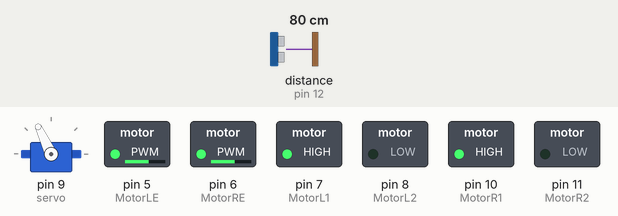
A sketch run on a simulated Arduino Uno, built with avr-gcc and run on an emulated ATmega328P. Parts: servo, switched loads named in the sketch (green lamp = pin HIGH). Wiring (inferred from the names in the program): ultrasonic range finder: trigger pin 13; echo pin 12. Dashed ring = blinking. Inputs (shaded band) come from the test bench; at power-on: distance to the obstacle (sensor on pin 12) 80 cm. The echo pulse lasts 58.3 µs per cm; pins used as bus, display or sensor lines are not drawn.

Above: at 3.6 s.
3.7 s: distance to the obstacle (sensor on pin 12) set to 18 cm
5.2 s: distance to the obstacle (sensor on pin 12) set to 15 cm
At 6.3 s:
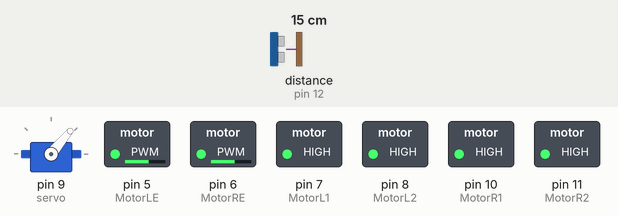
At 6.9 s:
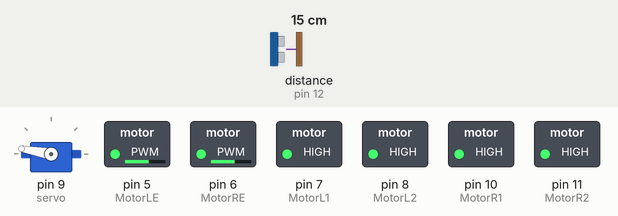
Timing chart, 0 to 14.2 s (numbered marks = the images above; inputs shaded):
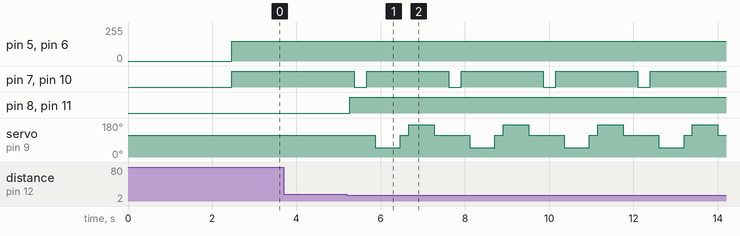

The sketch:

Engelden-Kacan-Servo.ino
```cpp
#include <Servo.h>

Servo myservo;
#define servo 9

#define echoPin 12 //Ultrasonik sensörün echo pini Arduino'nun 12.pinine

#define trigPin 13 //Ultrasonik sensörün trig pini Arduino'nun 13.pinine tanımlandı.

#define MotorR2 11
#define MotorR1 10
#define MotorRE 6  // Motor pinlerini tanımlıyoruz.
#define MotorL1 7
#define MotorL2 8
#define MotorLE 5
long sure, uzaklik; //süre ve uzaklık diye iki değişken tanımlıyoruz.


boolean goesForward=false;
int distance = 100;
int speedSet = 0;


void setup() {

  myservo.attach(servo);

  // ultrasonik sensör Trig pininden ses dalgaları gönderdiği için OUTPUT (Çıkış),
  // bu dalgaları Echo pini ile geri aldığı için INPUT (Giriş) olarak tanımlanır.
  pinMode(echoPin, INPUT);
  pinMode(trigPin, OUTPUT);
  pinMode(MotorL1, OUTPUT);
  pinMode(MotorL2, OUTPUT);
  pinMode(MotorLE, OUTPUT); //Motorlarımızı çıkış olarak tanımlıyoruz.
  pinMode(MotorR1, OUTPUT);
  pinMode(MotorR2, OUTPUT);
  pinMode(MotorRE, OUTPUT);
  Serial.begin(9600);

  myservo.write(115);
  delay(2000);
  distance = readPing();
  delay(100);
  distance = readPing();
  delay(100);
  distance = readPing();
  delay(100);
  distance = readPing();
  delay(100);

}
void loop() {

  int distanceR = 0;
  int distanceL =  0;
  delay(40);

  if (distance <= 15)
  {
    durdur();
    delay(100);
    geri();
    delay(300);
    durdur();
    delay(200);
    distanceR = lookRight();
    delay(200);
    distanceL = lookLeft();
    delay(200);

    if (distanceR >= distanceL)
    {
      sag();
      durdur();
    } else
    {
      sol();
      durdur();
    }
  } else
  {
    ileri();
  }
  distance = readPing();
}
void ileri() { // Robotun ileri yönde hareketi için fonksiyon tanımlıyoruz.
  digitalWrite(MotorR1, HIGH); // Sağ motorun ileri hareketi aktif
  digitalWrite(MotorR2, LOW); // Sağ motorun geri hareketi pasif
  analogWrite(MotorRE, 150); // Sağ motorun hızı 150
  digitalWrite(MotorL1, HIGH); // Sol motorun ileri hareketi aktif
  digitalWrite(MotorL2, LOW); // Sol motorun geri hareketi pasif
  analogWrite(MotorLE, 150); // Sol motorun hızı 150

}
void sag() { // Robotun sağa dönme hareketi için fonksiyon tanımlıyoruz.
  digitalWrite(MotorR1, HIGH); // Sağ motorun ileri hareketi aktif
  digitalWrite(MotorR2, LOW); // Sağ motorun geri hareketi pasif
  analogWrite(MotorRE, 0); // Sağ motorun hızı 0 (Motor duruyor)
  digitalWrite(MotorL1, HIGH); // Sol motorun ileri hareketi aktif
  digitalWrite(MotorL2, LOW); // Sol motorun geri hareketi pasif
  analogWrite(MotorLE, 150); // Sol motorun hızı 150

}
void sol() { // Robotun sola dönme hareketi için fonksiyon tanımlıyoruz.
  digitalWrite(MotorR1, HIGH); // Sağ motorun ileri hareketi aktif
  digitalWrite(MotorR2, LOW); // Sağ motorun geri hareketi pasif
  analogWrite(MotorRE, 150); // Sağ motorun hızı 0 (Motor duruyor)
  digitalWrite(MotorL1, HIGH); // Sol motorun ileri hareketi aktif
  digitalWrite(MotorL2, LOW); // Sol motorun geri hareketi pasif
  analogWrite(MotorLE, 0); // Sol motorun hızı 150

}
void geri() { // Robotun geri yönde hareketi için fonksiyon tanımlıyoruz.
  digitalWrite(MotorR1, LOW); // Sağ motorun ileri hareketi pasif
  digitalWrite(MotorR2, HIGH); // Sağ motorun geri hareketi aktif
  analogWrite(MotorRE, 150); // Sağ motorun hızı 150
  digitalWrite(MotorL1, LOW); // Sol motorun ileri hareketi pasif
  digitalWrite(MotorL2, HIGH); // Sol motorun geri hareketi aktif
  analogWrite(MotorLE, 150); // Sol motorun hızı 150

}
void durdur() {
  digitalWrite(MotorR1, HIGH); // Sağ motorun ileri hareketi pasif
  digitalWrite(MotorR2, HIGH); // Sağ motorun geri hareketi aktif
  analogWrite(MotorRE, 150); // Sağ motorun hızı 150
  digitalWrite(MotorL1, HIGH); // Sol motorun ileri hareketi pasif
  digitalWrite(MotorL2, HIGH); // Sol motorun geri hareketi aktif
  analogWrite(MotorLE, 150); // Sol motorun hızı 150

}
int readPing() {
  digitalWrite(trigPin, LOW); //sensör pasif hale getirildi
  delayMicroseconds(5);
  digitalWrite(trigPin, HIGH); //Sensore ses dalgasının üretmesi için emir verildi
  delayMicroseconds(10);
  digitalWrite(trigPin, LOW); //Yeni dalgaların üretilmemesi için trig pini LOW konumuna getirildi
  sure = pulseIn(echoPin, HIGH); //ses dalgasının geri dönmesi için geçen sure ölçülüyor
  uzaklik = sure / 29.1 / 2; //ölçülen süre uzaklığa çevriliyor
  return uzaklik;
}

int lookLeft()
{
  myservo.write(170);
  delay(500);
  int distance = readPing();
  delay(100);
  myservo.write(115);
  return distance;
  delay(100);
}

int lookRight()
{
  myservo.write(50);
  delay(500);
  int distance = readPing();
  delay(100);
  myservo.write(115);
  return distance;
}
```

Measured:
- the behaviour switches between 17 and 16 cm on distance to the obstacle (sensor on pin 12) (found by bisection; images 0 and 1)
- after the input at 3.7 s, every drawn part: stays the same
- after the input at 5.2 s, pin 7 (MotorL1), pin 10 (MotorR1): alternates HIGH for 1.9 s and LOW for 0.30 s, starting after 0.17 s; pin 8 (MotorL2), pin 11 (MotorR2): LOW → HIGH after 0.07 s; servo on pin 9 (servo): 115° → 50° after 0.67 s, then repeats every 2.2 s: 115° 0.20 s, 170° 0.60 s, 115° 0.84 s, 50° 0.60 s
